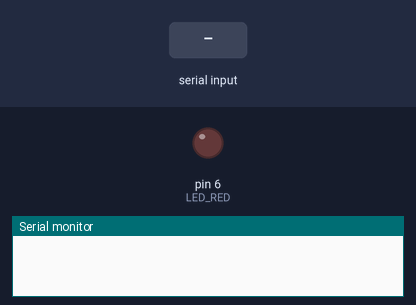
Bench run of a sketch on a simulated Arduino Uno, built with avr-gcc and run on an emulated ATmega328P. On the bench: output pins drawn as LEDs (lit = HIGH), the last lines printed to the serial monitor. Inputs (shaded band) come from the test bench.

Above: at 1.2 s.
1.3 s: "on\n" received over Serial
At 1.7 s:
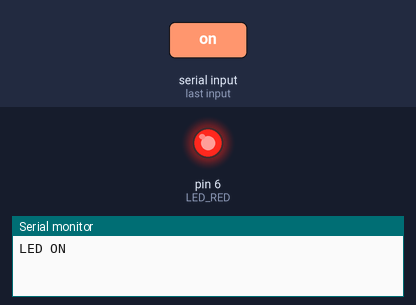
2.8 s: "off\n" received over Serial
At 4.1 s:
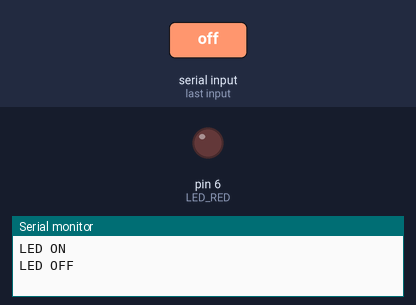
Timing chart, 0 to 5.8 s (numbered marks = the images above; inputs shaded):
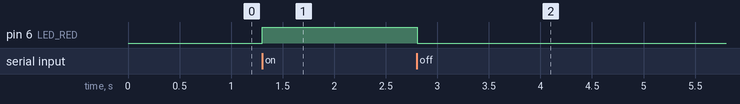

The sketch:

kod03.ino
```cpp
#define LED_RED 6

void setup()
{
    pinMode(LED_RED, OUTPUT);
    digitalWrite(LED_RED, LOW);
    Serial.begin(9600);
    while (!Serial)
    { /* just wait */
    }
}

void loop()
{
    if (Serial.available() > 0)
    {
        String command = Serial.readStringUntil('\n');
        command.trim();
        command.toLowerCase();

        if (command == "on")
        {
            digitalWrite(LED_RED, HIGH);
            Serial.println("LED ON");
        }
        else if (command == "off")
        {
            digitalWrite(LED_RED, LOW);
            Serial.println("LED OFF");
        }
        else
        {
            Serial.println(String("Unknown command '") + command + "'");
        }
    }
}
```

Measured:
- after the input at 1.3 s, pin 6 (LED_RED): LOW → HIGH at once
- after the input at 2.8 s, pin 6 (LED_RED): HIGH → LOW at once
